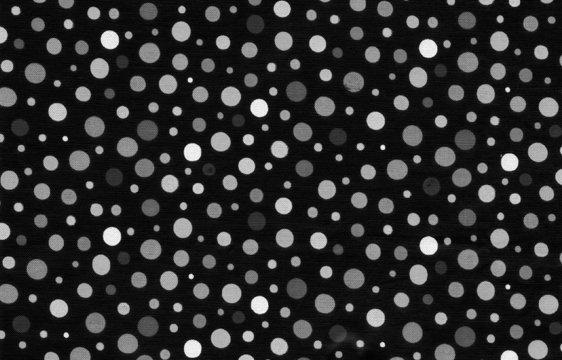
%> input picture assignment3/circles.jpg, 562 x 360 px
$ octave circles2.m   (GNU Octave 9; MATLAB toolbox functions it lacks are replaced by stand-ins)
%> lines starting %> are read from the running program, lines starting %| are printed output that depends on the picture; in (x1, y1, x2, y2) boxes, pixels count from 0 and x2, y2 are one past the last pixel; in counts of white or black regions, pixels touching at a corner belong together; the program's own positions count from 1
clear;
close all;
im = rgb2gray(imread('circles.jpg'));
%> im: size 360x562 uint8; min 0, max 255, mean 45.3
se = strel('disk',2);
afterOpening = imopen(im,se);
figure;
imshow(im);
im = afterOpening;

imBW = im2bw(im, 0.15);
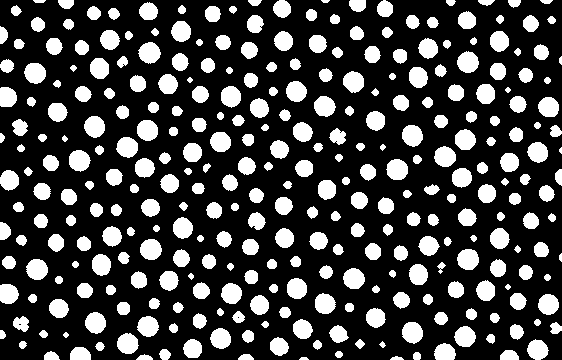
%> imBW: size 360x562 logical; 25.4% white; 318 white regions (1 under 20 px), largest, box (x1, y1, x2, y2) and area: (457, 249, 479, 270) 367, (138, 42, 161, 64) 366, (386, 159, 408, 180) 366
figure;
imshow(imBW);

%connected components of each image
cc = bwconncomp(imBW, 8);
%> cc = 318 connected components

%label matrix of each connected component
L = labelmatrix(cc);
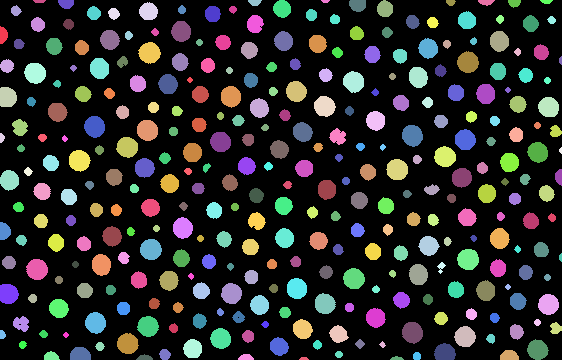
%> L: size 360x562 uint16; 319 distinct labels, from 0 to 318; one colour per label, 0 black

%num of pixels in each connected component
areasInPixels = cellfun(@length, cc.PixelIdxList);
%> areasInPixels = 318 values, max 367 at index 259, min 15 at index 317, mean 161.7

%convert area into radius
aPix = ceil(sqrt(areasInPixels/pi));
%> aPix = 318 values, max 11 at index 7, min 3 at index 39, mean 7.23

%unique radii
catSize = unique(aPix);
%> catSize = [3 4 5 6 7 8 9 10 11]

%number of unique radii
catNum = size(catSize,2);
%> catNum = 9

%number of ccs for various radii
countSz = zeros(max(catSize),1);
[sortedArea, indices] = sort(aPix);
%> sortedArea = 318 values from 3 to 11; indices = 318 values, max 318 at index 13, min 1 at index 101, mean 159.5
for i = 1:length(sortedArea)
    countSz(sortedArea(i)) =  countSz(sortedArea(i)) + 1;
end
%> after the loop, countSz = [0; 0; 13; 42; 45; 48; 19; 33; 40; 37; 41]
countSz = countSz(catSize);
%> countSz = [13; 42; 45; 48; 19; 33; 40; 37; 41]

disp(['number of circle categories based on radius ' num2str(catNum)]);
%| number of circle categories based on radius 9

%display circle categories based on size
disp('different cicle sizes');
disp(catSize);
%|     3    4    5    6    7    8    9   10   11

%display number of members in each category
for i = 1:length(catSize)
    disp([num2str(countSz(i)) ' circles have size ' num2str(catSize(i)) ]);
end
%> this loop made 9 passes
%| 13 circles have size 3
%| 42 circles have size 4
%| 45 circles have size 5
%| 48 circles have size 6
%| 19 circles have size 7
%| 33 circles have size 8
%| 40 circles have size 9
%| 37 circles have size 10
%> (further printed lines are left out)

%find ccs for each area
for i = 1:catNum
    idx = find(aPix == catSize(i));
    bw2 = ismember(L, idx);
    figure;
    imshow(bw2);
    title(['Circle radius ' num2str(catSize(i))]);
end
%> this loop made 9 passes
%> idx on pass 1: [39 41 108 109 174 186 215 216 284 285 316 317 318]
%> pass 1, `bw2 = ismember(L, idx);`:
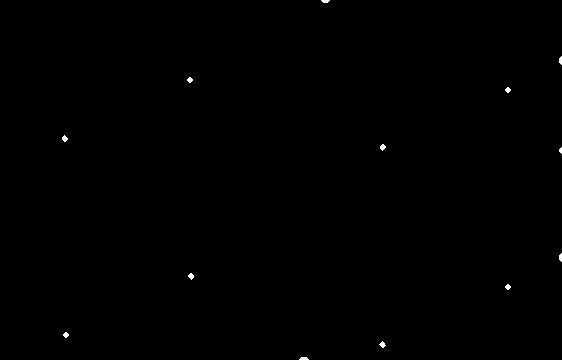
%> bw2: size 360x562 logical; 0.15% white; 13 white regions (1 under 20 px), largest, box (x1, y1, x2, y2) and area: (62, 135, 68, 142) 27, (380, 144, 386, 151) 27, (188, 273, 194, 280) 27
%> pass 2, `bw2 = ismember(L, idx);`:
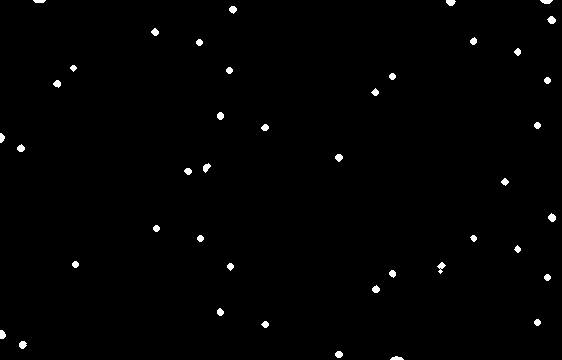
%> bw2: size 360x562 logical; 0.84% white; 42 white regions, largest, box (x1, y1, x2, y2) and area: (547, 16, 556, 24) 50, (548, 213, 556, 222) 50, (437, 262, 446, 274) 50
%> pass 3, `bw2 = ismember(L, idx);`:
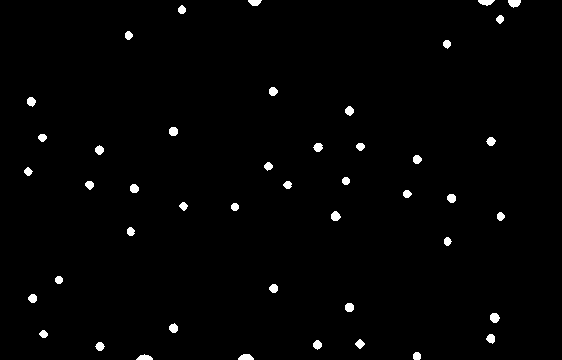
%> bw2: size 360x562 logical; 1.4% white; 45 white regions, largest, box (x1, y1, x2, y2) and area: (508, 0, 521, 8) 78, (490, 313, 500, 323) 77, (238, 354, 254, 360) 75
